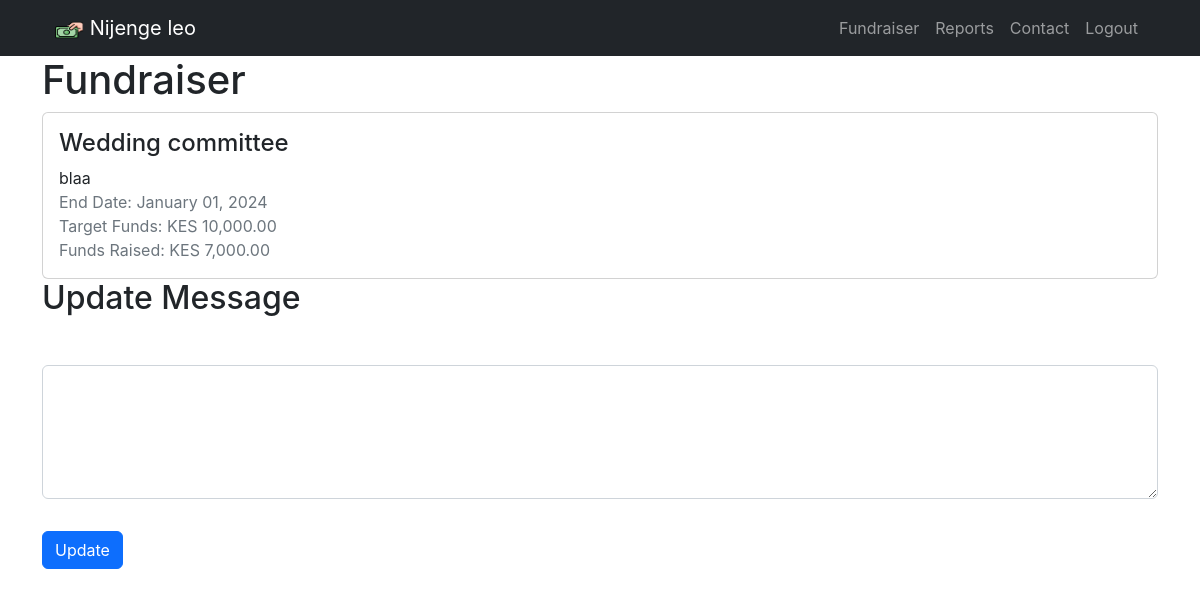
The page /fundraiser (signed in) on the database its author committed.
### models.py (models this page shows, shortened)
class Fundraiser(db.Model):
    id = db.Column(db.Integer, primary_key=True)
    user_id = db.Column(db.Integer, db.ForeignKey('user.id'), nullable=False)
    name = db.Column(db.String, nullable=False)
    description = db.Column(db.String)
    end_date = db.Column(db.DateTime, nullable=False)
    target_funds = db.Column(db.Integer, nullable=False)
    user = db.relationship('User', backref=db.backref('fundraisers', lazy=True))
    @property
    def funds_raised(self):
        total = (
            db.session.query(func.sum(Contribution.amount))
            .filter_by(fundraiser_id=self.id)
            .scalar()
        )
        return total or 0

### app.py (the view)
@app.route("/fundraiser", methods=["GET", "POST"])
@login_required  # Decorator to check for login status
def fundraiser():
    if has_active_fundraiser():
        user_fundraiser = Fundraiser.query.filter_by(user_id=g.user.id).first()
        print("Fundraiser ID:", user_fundraiser.id)  # Print the fundraiser ID
        return render_template(
            "fundraiser_success.html",
            fundraiser_id=user_fundraiser.id,
            fundraiser=user_fundraiser,
        )
    else:
        return create_fundraiser()

### app.py (called while the page is built)
@app.template_filter("currency_format")
def currency_format(value):
    formatted_value = f"KES {value:,.2f}"  # Format as KES with thousands separator and 2 decimal places
    return formatted_value

### models.py (called while the page is built)
def login_required(func):
    @wraps(func)
    def decorated_function(*args, **kwargs):
        if 'user_id' not in session:
            return redirect(url_for('login'))
        g.user = User.query.get(session['user_id'])  # Retrieve user information
        return func(*args, **kwargs)
    return decorated_function

def has_active_fundraiser():
    if "user_id" in session:  # Ensure user is logged in
        user_fundraiser = Fundraiser.query.filter_by(user_id=session["user_id"]).first()
        if user_fundraiser:
            return user_fundraiser.id
    return None

### templates/fundraiser_success.html (shortened to what this page needs)
{% extends "layout.html" %}
{% block content %}
<link rel="stylesheet" href="https://cdnjs.cloudflare.com/ajax/libs/toastr.js/latest/toastr.min.css">
<div class="container">
  <h1>Fundraiser</h1>
  <div class="card">
    <div class="card-body">
      <h4 class="card-title">{{ fundraiser.name }}</h4>
      <p class="card-text">{{ fundraiser.description }}</p>
      <p class="text-muted">
        End Date: {{ fundraiser.end_date.strftime("%B %d, %Y") }}<br>
        Target Funds: {{ fundraiser.target_funds | currency_format }}<br>
        Funds Raised: <span id="funds-raised">{{ fundraiser.funds_raised | currency_format }}</span>
      </p>
    </div>
  </div>
  <h2>Update Message</h2>
  <form method="POST" action="/fundraiser_success/{{ fundraiser.id }}">
    <div class="form-group">
        <label for="message"></label><textarea class="form-control" id="message" name="message" rows="5"></textarea>
    </div>
    <button id="update-button" type="submit" class="btn btn-primary">Update</button>
  </form>
</div>
{% endblock %}

### rows shown on the page
Fundraiser: name "Wedding committee", description "blaa", end_date "January 01, 2024", target_funds "KES 10,000.00"

### other values the page prints
{{ fundraiser.funds_raised | currency_format }} "KES 7,000.00"
